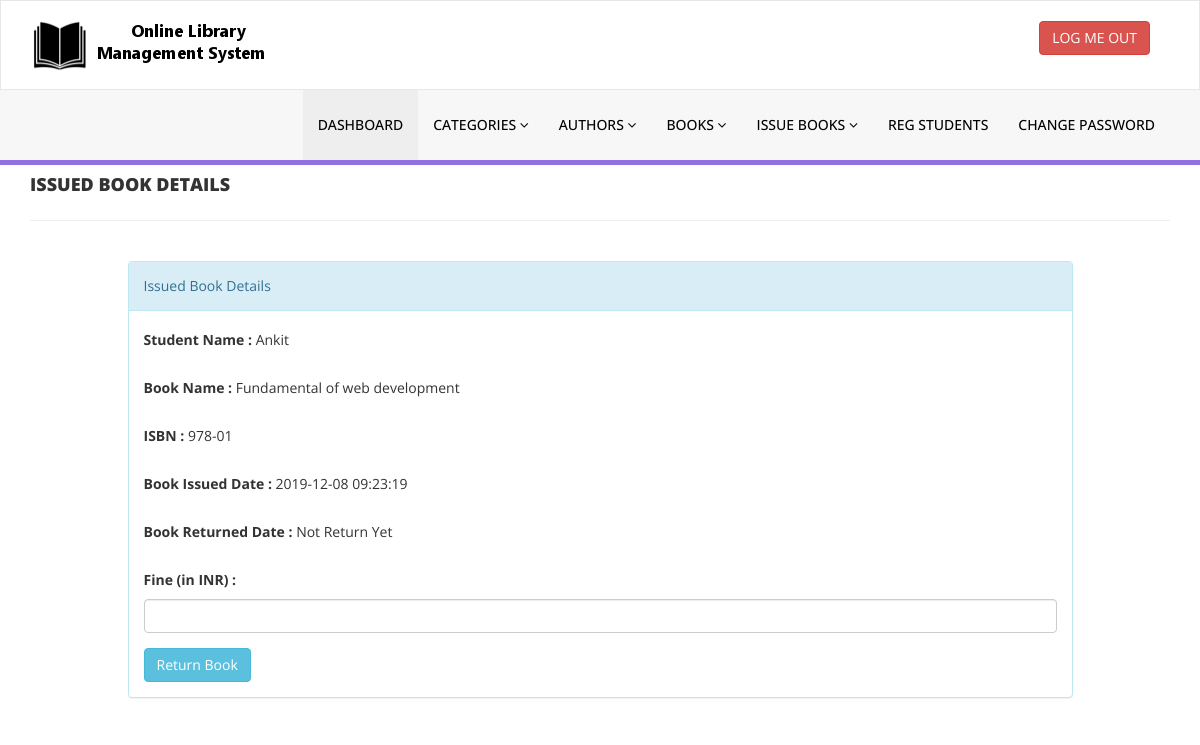
/library/admin/update-issue-bookdeails.php?rid=14 (signed in), run on the app's committed database.
### tables this page shows
CREATE TABLE `tblissuedbookdetails` (
  `id` int(11) NOT NULL,
  `BookId` int(11) DEFAULT NULL,
  `StudentID` varchar(150) DEFAULT NULL,
  `IssuesDate` timestamp NULL DEFAULT current_timestamp(),
  `ReturnDate` timestamp NULL DEFAULT NULL ON UPDATE current_timestamp(),
  `RetrunStatus` int(1) DEFAULT NULL,
  `fine` int(11) DEFAULT NULL
);

CREATE TABLE `tblstudents` (
  `id` int(11) NOT NULL,
  `StudentId` varchar(100) DEFAULT NULL,
  `FullName` varchar(120) DEFAULT NULL,
  `EmailId` varchar(120) DEFAULT NULL,
  `MobileNumber` char(11) DEFAULT NULL,
  `Password` varchar(120) DEFAULT NULL,
  `Status` int(1) DEFAULT NULL,
  `RegDate` timestamp NULL DEFAULT current_timestamp(),
  `UpdationDate` timestamp NULL DEFAULT NULL ON UPDATE current_timestamp()
);

CREATE TABLE `tblbooks` (
  `id` int(11) NOT NULL,
  `BookName` varchar(255) DEFAULT NULL,
  `CatId` int(11) DEFAULT NULL,
  `AuthorId` int(11) DEFAULT NULL,
  `ISBNNumber` varchar(20) DEFAULT NULL,
  `BookPrice` int(11) DEFAULT NULL,
  `RegDate` timestamp NULL DEFAULT current_timestamp(),
  `UpdationDate` timestamp NULL DEFAULT NULL ON UPDATE current_timestamp()
);

### library/admin/update-issue-bookdeails.php (the view, shortened to what this page needs)
<?php
include('includes/config.php');
if(strlen($_SESSION['alogin'])==0)
    {
header('location:index.php');
}
else{
?>
<!DOCTYPE html>
<html xmlns="http://www.w3.org/1999/xhtml">
<head>
    <link href="assets/css/bootstrap.css" rel="stylesheet" />
    <link href="assets/css/font-awesome.css" rel="stylesheet" />
    <link href="assets/css/style.css" rel="stylesheet" />
</head>
<body>
<?php include('includes/header.php');?>
    <div class="content-wra
    <div class="content-wrapper">
         <div class="container">
        <div class="row pad-botm">
            <div class="col-md-12">
                <h4 class="header-line">Issued Book Details</h4>
                            </div>
</div>
<div class="row">
<div class="col-md-10 col-sm-6 col-xs-12 col-md-offset-1"">
<div class="panel panel-info">
<div class="panel-heading">
Issued Book Details
</div>
<div class="panel-body">
<form role="form" method="post">
<?php
$rid=intval($_GET['rid']);
$sql = "SELECT tblstudents.FullName,tblbooks.BookName,tblbooks.ISBNNumber,tblissuedbookdetails.IssuesDate,tblissuedbookdetails.ReturnDate,tblissuedbookdetails.id as rid,tblissuedbookdetails.fine,tblissuedbookdetails.RetrunStatus from  tblissuedbookdetails join tblstudents on tblstudents.StudentId=tblissuedbookdetails.StudentId join tblbooks on tblbooks.id=tblissuedbookdetails.BookId where tblissuedbookdetails.id=:rid";
$query = $dbh -> prepare($sql);
$query->bindParam(':rid',$rid,PDO::PARAM_STR);
$query->execute();
$results=$query->fetchAll(PDO::FETCH_OBJ);
if($query->rowCount() > 0)
{
foreach($results as $result)
{               ?>
<div class="form-group">
<label>Student Name :</label>
<?php echo htmlentities($result->FullName);?>
</div>
<div class="form-group">
<label>Book Name :</label>
<?php echo htmlentities($result->BookName);?>
</div>
<div class="form-group">
<label>ISBN :</label>
<?php echo htmlentities($result->ISBNNumber);?>
</div>
<div class="form-group">
<label>Book Issued Date :</label>
<?php echo htmlentities($result->IssuesDate);?>
</div>
<div class="form-group">
<label>Book Returned Date :</label>
<?php if($result->ReturnDate=="")
                                            {
                                                echo htmlentities("Not Return Yet");
                                            } else {
                                            echo htmlentities($result->ReturnDate);
}
                                            ?>
</div>
<div class="form-group">
<label>Fine (in INR) :</label>
<?php
if($result->fine=="")
{?>
<input class="form-control" type="text" name="fine" id="fine"  required />
<?php }else {
echo htmlentities($result->fine);
}
?>
</div>
 <?php if($result->RetrunStatus==0){?>
<button type="submit" name="return" id="submit" class="btn btn-info">Return Book </button>
 </div>
<?php }}} ?>
                            </div>
                        </div>
                            </div>
        </div>
    </div>
</body>
</html>
<?php } ?>

### library/admin/assets/css/style.css (style rules this page uses)
.header-line { font-weight:900; padding-bottom:25px; border-bottom:1px solid #eeeeee; text-transform:uppercase; }
.pad-botm { padding-bottom:30px; }

### data on the page
tblissuedbookdetails: tblstudents.FullName "Ankit", BookId.BookName "Fundamental of web development", BookId.ISBNNumber "978-01", IssuesDate "2019-12-08 09:23:19", shows "Return Book"
